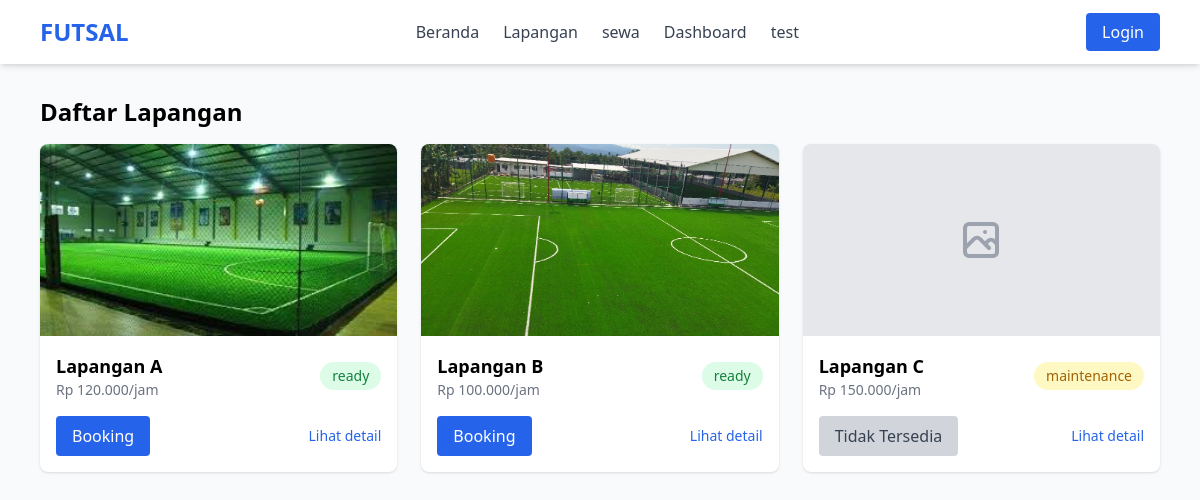
Page /lapangan.php on the committed database.
### tables this page shows
CREATE TABLE `lapangan` (
  `id` int(11) NOT NULL,
  `nama` varchar(100) NOT NULL,
  `harga_per_jam` int(11) NOT NULL,
  `status` enum('ready','maintenance') DEFAULT 'ready',
  `gambar` varchar(255) DEFAULT NULL,
  `deskripsi` text DEFAULT NULL,
  `fasilitas` varchar(500) DEFAULT NULL
);

### lapangan.php (the view, shortened to what this page needs)
<?php
include "includes/config.php";
include "includes/header.php";
$res = mysqli_query($conn, "SELECT * FROM lapangan ORDER BY nama ASC");
$lapangans = [];
while ($row = mysqli_fetch_assoc($res)) {
    $lapangans[] = $row;
}
?>
<main class="min-h-screen bg-gray-50 py-8">
    <div class="max-w-6xl mx-auto px-4">
        <h1 class="text-2xl font-bold mb-4">Daftar Lapangan</h1>
        <div class="grid grid-cols-1 sm:grid-cols-2 lg:grid-cols-3 gap-6">
            <?php foreach ($lapangans as $lap): ?>
                <div class="bg-white rounded-lg shadow overflow-hidden hover:shadow-lg transition">
                    <div class="h-48 bg-gray-200 overflow-hidden">
                        <?php if (!empty($lap['gambar']) && file_exists('assets/images/' . $lap['gambar'])): ?>
                            <img src="assets/images/<?= htmlspecialchars($lap['gambar']) ?>" alt="<?= htmlspecialchars($lap['nama']) ?>" class="w-full h-full object-cover hover:scale-110 transition duration-300">
                        <?php else: ?>
                            <div class="w-full h-full flex items-center justify-center text-gray-400">
                                <svg class="w-12 h-12" fill="none" stroke="currentColor" viewBox="0 0 24 24">
                                    <path stroke-linecap="round" stroke-linejoin="round" stroke-width="2" d="M4 16l4.586-4.586a2 2 0 012.828 0L16 16m-2-2l1.586-1.586a2 2 0 012.828 0L20 14m-6-6h.01M6 20h12a2 2 0 002-2V6a2 2 0 00-2-2H6a2 2 0 00-2 2v12a2 2 0 002 2z"></path>
                                </svg>
                            </div>
                        <?php endif; ?>
                    </div>
                    <div class="p-4">
                        <div class="flex items-center justify-between mb-2">
                            <div>
                                <h3 class="font-semibold text-lg"><?= htmlspecialchars($lap['nama']) ?></h3>
                                <p class="text-sm text-gray-500">Rp <?= number_format($lap['harga_per_jam'],0,',','.') ?>/jam</p>
                            </div>
                            <div class="text-sm px-3 py-1 rounded-full <?= $lap['status']=='ready' ? 'bg-green-100 text-green-700' : 'bg-yellow-100 text-yellow-700' ?>">
                                <?= htmlspecialchars($lap['status']) ?>
                            </div>
                        </div>
                        <div class="mt-4 flex items-center justify-between">
                            <?php if ($lap['status'] == 'ready'): ?>
                                <button type="button" class="open-booking-modal px-4 py-2 bg-blue-600 text-white rounded hover:bg-blue-700 transition"
                                    data-id="<?= $lap['id'] ?>" data-nama="<?= htmlspecialchars($lap['nama'], ENT_QUOTES) ?>" data-harga="<?= intval($lap['harga_per_jam']) ?>">
                                    Booking
                                </button>
                            <?php else: ?>
                                <button class="px-4 py-2 bg-gray-300 text-gray-700 rounded" disabled>Tidak Tersedia</button>
                            <?php endif; ?>
                            <a href="lapangan_detail.php?id=<?= $lap['id'] ?>" class="text-sm text-blue-600 hover:underline">Lihat detail</a>
                        </div>
                    </div>
                </div>
            <?php endforeach; ?>
        </div>
    </div>
</main>
<?php include "includes/footer.php"; ?>

### includes/header.php (shortened to what this page needs)
<!DOCTYPE html>
<html>
<head>
    <script src="https://cdn.tailwindcss.com"></script>
</head>
<body class="bg-gray-100">
<nav class="sticky top-0 z-50 bg-white shadow-md">
    <div class="max-w-6xl mx-auto px-4">
        <div class="flex justify-between items-center h-16">
            <div class="flex-shrink-0 text-2xl font-bold text-blue-600">
                FUTSAL
            </div>
            <div class="hidden md:flex space-x-6">
                <a href="index.php" class="text-gray-700 hover:text-blue-600">Beranda</a>
                <a href="lapangan.php" class="text-gray-700 hover:text-blue-600">Lapangan</a>
                <a href="sewa.php" class="text-gray-700 hover:text-blue-600">sewa</a>
                <a href="dashboard.php" class="text-gray-700 hover:text-blue-600">Dashboard</a>
                <a href="logout.php" class="text-gray-700 hover:text-blue-600">test</a>
            </div>
            <div class="hidden md:block">
                <?php if (isset($_SESSION['user']) && !empty($_SESSION['user'])): ?>
                    <div class="flex items-center space-x-2 px-3 py-2 bg-gray-50 rounded-lg">
                        <?php
                            $user_name = isset($_SESSION['user']['name']) && !empty($_SESSION['user']['name'])
                                ? $_SESSION['user']['name']
                                : (isset($_SESSION['user']['email']) ? substr($_SESSION['user']['email'], 0, strpos($_SESSION['user']['email'], '@')) : 'User');
                            $initial = '';
                            if (!empty($user_name)) {
                                $parts = preg_split('/\s+/', trim($user_name));
                                $first = $parts[0] ?? $user_name;
                                $initial = mb_strtoupper(mb_substr($first, 0, 1, 'UTF-8'), 'UTF-8');
                            }
                        ?>
                        <div class="w-8 h-8 rounded-full bg-blue-600 flex items-center justify-center text-white font-bold">
                            <?= htmlspecialchars($initial) ?>
                        </div>
                        <div class="flex flex-col">
                            <span class="text-sm font-medium text-gray-700"><?= htmlspecialchars($user_name) ?></span>
                            <a href="logout.php" class="text-xs text-blue-600 hover:text-blue-800 font-semibold">Logout</a>
                        </div>
                    </div>
                <?php else: ?>
                    <a href="login.php"
                       class="px-4 py-2 bg-blue-600 text-white rounded hover:bg-blue-700 transition">
                       Login
                    </a>
                <?php endif; ?>
            </div>
        </div>
    </div>
</nav>

### includes/footer.php (shortened to what this page needs)
</body>
</html>

### rows in the picture
lapangan: gambar (picture), nama "Lapangan A", harga_per_jam "120.000", status "ready"
lapangan: gambar (picture), nama "Lapangan B", harga_per_jam "100.000", status "ready"
lapangan: nama "Lapangan C", harga_per_jam "150.000", status "maintenance", shows "Tidak Tersedia"
